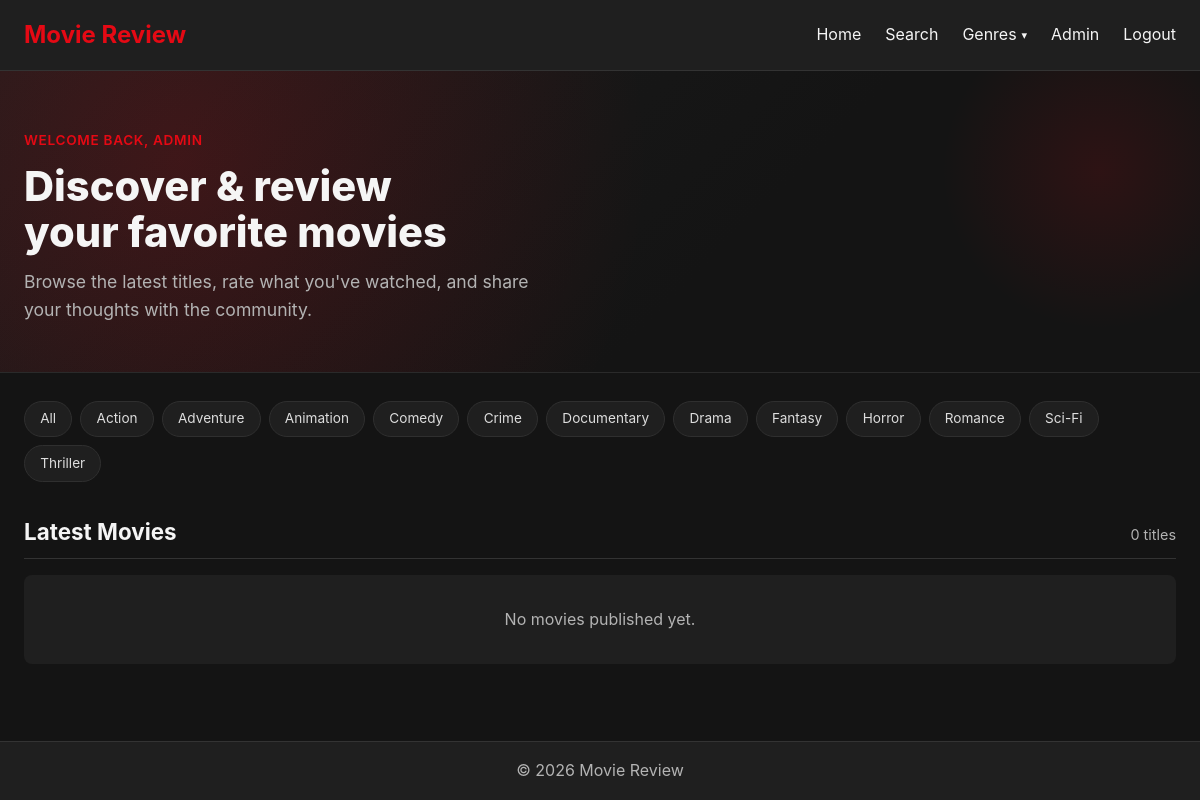
Page / (signed in) on the committed database.
### tables this page shows
CREATE TABLE IF NOT EXISTS dbProj_genres (
    genre_id    INT AUTO_INCREMENT PRIMARY KEY,
    genre_name  VARCHAR(50) UNIQUE NOT NULL
);

### config.php (called while the page is built, shortened)
<?php
function fetch_genres($dbc) {
    $genres = [];
    $res = mysqli_query($dbc, "SELECT genre_id, genre_name FROM dbProj_genres ORDER BY genre_name");
    if ($res) {
        while ($g = mysqli_fetch_assoc($res)) {
            $genres[] = $g;
        }
    }
    return $genres;
}
?>

### index.php (the view, shortened to what this page needs)
<?php
require_once 'config.php';
$dbc = get_db_connection();
$navGenres = fetch_genres($dbc);
$perPage     = 8;
$currentPage = max(1, (int)($_GET['page'] ?? 1));
$offset      = ($currentPage - 1) * $perPage;
$countRes  = mysqli_query($dbc, "SELECT COUNT(*) FROM dbProj_movies WHERE is_published = 1");
$totalRows = (int)mysqli_fetch_row($countRes)[0];
$stmt = mysqli_prepare($dbc, "
    SELECT
        m.movie_id,
        m.title,
        m.short_description,
        m.poster_image,
        m.release_year,
        m.view_count,
        g.genre_name,
        u.username AS creator_name,
        COALESCE(ROUND(AVG(r.rating_value), 1), 0) AS avg_rating,
        COUNT(DISTINCT r.rating_id) AS total_ratings
    FROM dbProj_movies m
    JOIN dbProj_genres g ON m.genre_id = g.genre_id
    JOIN dbProj_users  u ON m.creator_id = u.user_id
    LEFT JOIN dbProj_ratings r ON m.movie_id = r.movie_id
    WHERE m.is_published = 1
    GROUP BY m.movie_id
    ORDER BY m.created_at DESC
    LIMIT ? OFFSET ?
");
mysqli_stmt_bind_param($stmt, 'ii', $perPage, $offset);
mysqli_stmt_execute($stmt);
$result = mysqli_stmt_get_result($stmt);
?>
<!DOCTYPE html>
<html lang="en">
<head>
    <link rel="stylesheet" href="style.css">
</head>
<body>
    <header>
        <nav class="container">
            <h1 class="logo"><a href="index.php" style="color:inherit;text-decoration:none;">Movie Review</a></h1>
            <ul class="nav-links">
                <li><a href="index.php">Home</a></li>
                <li><a href="search.php">Search</a></li>
                <?php if (!empty($navGenres)): ?>
                <li class="genre-dropdown">
                    <a href="search.php" class="genre-toggle">Genres</a>
                </li>
                <?php endif; ?>
                <?php if (isset($_SESSION['user'])): ?>
                    <?php if ($_SESSION['user']['role'] === 'admin'): ?>
                        <li><a href="admin/index.php">Admin</a></li>
                    <?php endif; ?>
                    <li><a href="logout.php">Logout</a></li>
                <?php else: ?>
                    <li><a href="login.php">Login</a></li>
                    <li><a href="signup.php">Sign Up</a></li>
                <?php endif; ?>
            </ul>
        </nav>
    </header>
    <section class="hero-banner">
        <div class="container">
            <?php if (isset($_SESSION['user'])): ?>
                <span class="hero-greeting">Welcome back, <?= htmlspecialchars($_SESSION['user']['username']) ?></span>
            <?php endif; ?>
            <h1>Discover &amp; review<br>your favorite movies</h1>
            <p class="tagline">Browse the latest titles, rate what you've watched, and share your thoughts with the community.</p>
        </div>
    </section>
    <main class="container">
        <?php if (!empty($navGenres)): ?>
            <nav class="genre-bar" aria-label="Browse movies by genre">
                <a href="search.php" class="genre-pill">All</a>
                <?php foreach ($navGenres as $gn): ?>
                    <a href="search.php?genre=<?= (int)$gn['genre_id'] ?>" class="genre-pill"><?= htmlspecialchars($gn['genre_name']) ?></a>
                <?php endforeach; ?>
            </nav>
        <?php endif; ?>
        <section class="movies">
            <div class="section-head">
                <h3>Latest Movies</h3>
                <span class="count"><?= $totalRows ?> title<?= $totalRows !== 1 ? 's' : '' ?></span>
            </div>
            <?php if (mysqli_num_rows($result) === 0): ?>
                <p class="empty">No movies published yet.</p>
            <?php endif; ?>
        </section>
    </main>
    <footer>
        <div class="container">
            <p>&copy; <?= date('Y') ?> Movie Review</p>
        </div>
    </footer>
</body>
</html>

### style.css (style rules this page uses)
* { margin: 0; padding: 0; box-sizing: border-box; }
body { font-family: -apple-system, BlinkMacSystemFont, 'Segoe UI', sans-serif; background-color: #141414; color: #f5f5f5; line-height: 1.6; min-height: 100vh; display: flex; flex-direction: column; }
.container { max-width: 1200px; margin: 0 auto; padding: 0 1.5rem; width: 100%; }
header { background-color: #1f1f1f; border-bottom: 1px solid #333; padding: 1rem 0; }
header nav { display: flex; justify-content: space-between; align-items: center; }
.logo { color: #e50914; font-size: 1.5rem; }
.nav-links { list-style: none; display: flex; gap: 1.5rem; }
.nav-links a { color: #f5f5f5; text-decoration: none; transition: color 0.2s; }
main { flex: 1; padding: 2rem 1.5rem; }
.section-head { display: flex; justify-content: space-between; align-items: baseline; margin: 2rem 0 1rem; border-bottom: 1px solid #333; padding-bottom: 0.5rem; }
.section-head h3 { font-size: 1.4rem; }
.section-head .count { color: #b3b3b3; font-size: 0.9rem; }
.empty { color: #b3b3b3; padding: 2rem; text-align: center; background: #1f1f1f; border-radius: 8px; }
footer { background-color: #1f1f1f; border-top: 1px solid #333; padding: 1rem 0; text-align: center; color: #b3b3b3; }
.genre-dropdown { position: relative; }
.genre-dropdown > .genre-toggle { cursor: pointer; }
.genre-dropdown > .genre-toggle::after { content: "\25BE"; font-size: 0.7em; margin-left: 0.3rem; vertical-align: middle; }
.genre-bar { display: flex; flex-wrap: wrap; gap: 0.5rem; margin: 1.75rem 0 0.5rem; }
.genre-bar .genre-pill { background: #1f1f1f; border: 1px solid #2f2f2f; color: #ddd; padding: 0.4rem 0.95rem; border-radius: 999px; font-size: 0.85rem; text-decoration: none; transition: background-color 0.15s, border-color 0.15s, color 0.15s; }

### index.php (style rules this page uses)
.hero-banner { position: relative; background: radial-gradient(circle at 15% 30%, rgba(229,9,20,0.18), transparent 45%), linear-gradient(135deg, #1c1c1c 0%, #141414 60%); border-bottom: 1px solid #2a2a2a; padding: 3.5rem 0 3rem; overflow: hidden; }
.hero-banner::after { content: ""; position: absolute; right: -60px; top: -60px; width: 320px; height: 320px; background: radial-gradient(circle, rgba(229,9,20,0.12), transparent 70%); border-radius: 50%; pointer-events: none; }
.hero-banner .container { position: relative; z-index: 1; }
.hero-greeting { display: inline-block; font-size: 0.85rem; font-weight: 600; letter-spacing: 0.05em; text-transform: uppercase; color: #e50914; margin-bottom: 0.75rem; }
.hero-banner h1 { font-size: 2.6rem; font-weight: 800; line-height: 1.1; margin-bottom: 0.75rem; max-width: 620px; }
.hero-banner p.tagline { color: #b3b3b3; font-size: 1.1rem; max-width: 520px; }

### rows in the picture
dbproj_genres: genre_name "Action"
dbproj_genres: genre_name "Adventure"
dbproj_genres: genre_name "Animation"
dbproj_genres: genre_name "Comedy"
dbproj_genres: genre_name "Crime"
dbproj_genres: genre_name "Documentary"
dbproj_genres: genre_name "Drama"
dbproj_genres: genre_name "Fantasy"
dbproj_genres: genre_name "Horror"
dbproj_genres: genre_name "Romance"
dbproj_genres: genre_name "Sci-Fi"
dbproj_genres: genre_name "Thriller"

### other values in the picture
$_SESSION['user']['username'] "ADMIN"
$totalRows "0"
